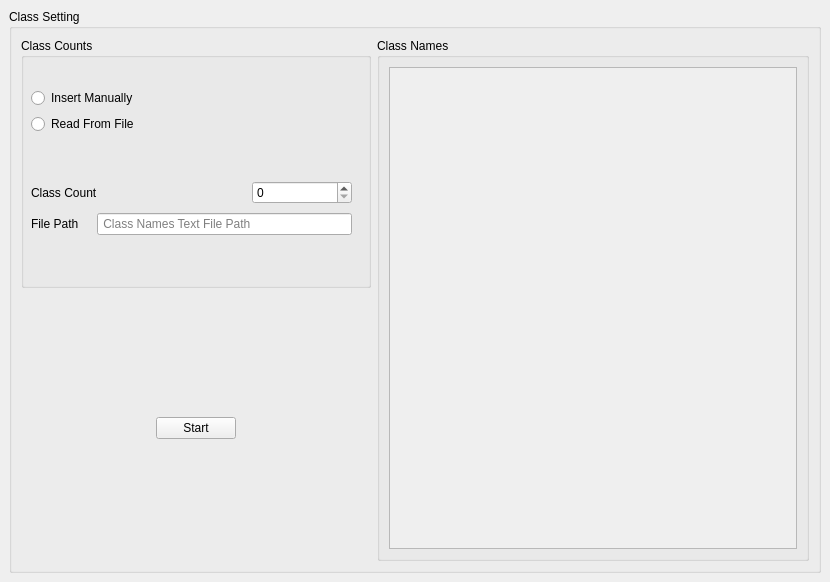
<?xml version="1.0" encoding="UTF-8"?>
<ui version="4.0">
 <class>ROI_SELECTION</class>
 <widget class="QStackedWidget" name="ROI_SELECTION">
  <property name="geometry">
   <rect>
    <x>0</x>
    <y>0</y>
    <width>830</width>
    <height>582</height>
   </rect>
  </property>
  <property name="windowTitle">
   <string>StackedWidget</string>
  </property>
  <property name="currentIndex">
   <number>0</number>
  </property>
  <widget class="QWidget" name="page">
   <layout class="QGridLayout" name="gridLayout">
    <item row="0" column="0">
     <widget class="QGroupBox" name="groupBox">
      <property name="title">
       <string>Class Setting</string>
      </property>
      <layout class="QGridLayout" name="gridLayout_5">
       <item row="0" column="0">
        <widget class="QGroupBox" name="groupBox_3">
         <property name="minimumSize">
          <size>
           <width>350</width>
           <height>250</height>
          </size>
         </property>
         <property name="title">
          <string>Class Counts</string>
         </property>
         <widget class="QWidget" name="layoutWidget">
          <property name="geometry">
           <rect>
            <x>10</x>
            <y>50</y>
            <width>129</width>
            <height>48</height>
           </rect>
          </property>
          <layout class="QGridLayout" name="gridLayout_4">
           <property name="rightMargin">
            <number>4</number>
           </property>
           <item row="0" column="0">
            <widget class="QRadioButton" name="rdB_class_manually">
             <property name="text">
              <string>Insert Manually</string>
             </property>
            </widget>
           </item>
           <item row="1" column="0">
            <widget class="QRadioButton" name="rdB_class_from_file">
             <property name="text">
              <string>Read From File</string>
             </property>
            </widget>
           </item>
          </layout>
         </widget>
         <widget class="QWidget" name="layoutWidget">
          <property name="geometry">
           <rect>
            <x>10</x>
            <y>140</y>
            <width>321</width>
            <height>61</height>
           </rect>
          </property>
          <layout class="QGridLayout" name="gridLayout_3">
           <item row="0" column="0" colspan="2">
            <widget class="QLabel" name="lbl_class_count">
             <property name="maximumSize">
              <size>
               <width>200</width>
               <height>40</height>
              </size>
             </property>
             <property name="text">
              <string>Class Count</string>
             </property>
            </widget>
           </item>
           <item row="0" column="2">
            <widget class="QSpinBox" name="spinB_class_count">
             <property name="maximumSize">
              <size>
               <width>100</width>
               <height>16777215</height>
              </size>
             </property>
            </widget>
           </item>
           <item row="1" column="0">
            <widget class="QLabel" name="lbl_class_text_file_path">
             <property name="maximumSize">
              <size>
               <width>60</width>
               <height>50</height>
              </size>
             </property>
             <property name="text">
              <string>File Path</string>
             </property>
            </widget>
           </item>
           <item row="1" column="1" colspan="2">
            <widget class="QLineEdit" name="lnE_class_text_file_path">
             <property name="inputMask">
              <string/>
             </property>
             <property name="dragEnabled">
              <bool>true</bool>
             </property>
             <property name="placeholderText">
              <string> Class Names Text File Path</string>
             </property>
             <property name="clearButtonEnabled">
              <bool>true</bool>
             </property>
            </widget>
           </item>
          </layout>
         </widget>
        </widget>
       </item>
       <item row="0" column="1" rowspan="4">
        <widget class="QGroupBox" name="grpB_class_names">
         <property name="title">
          <string>Class Names</string>
         </property>
         <layout class="QGridLayout" name="gridLayout_2">
          <item row="0" column="0">
           <widget class="QScrollArea" name="scrollArea_class_labels">
            <property name="widgetResizable">
             <bool>true</bool>
            </property>
            <widget class="QWidget" name="scrollAreaWidgetContents">
             <property name="geometry">
              <rect>
               <x>0</x>
               <y>0</y>
               <width>406</width>
               <height>480</height>
              </rect>
             </property>
            </widget>
           </widget>
          </item>
         </layout>
        </widget>
       </item>
       <item row="3" column="0">
        <spacer name="verticalSpacer">
         <property name="orientation">
          <enum>Qt::Vertical</enum>
         </property>
         <property name="sizeHint" stdset="0">
          <size>
           <width>20</width>
           <height>113</height>
          </size>
         </property>
        </spacer>
       </item>
       <item row="2" column="0" alignment="Qt::AlignHCenter">
        <widget class="QPushButton" name="btn_start">
         <property name="maximumSize">
          <size>
           <width>100</width>
           <height>16777215</height>
          </size>
         </property>
         <property name="text">
          <string>Start</string>
         </property>
        </widget>
       </item>
       <item row="1" column="0">
        <spacer name="verticalSpacer_2">
         <property name="orientation">
          <enum>Qt::Vertical</enum>
         </property>
         <property name="sizeHint" stdset="0">
          <size>
           <width>30</width>
           <height>100</height>
          </size>
         </property>
        </spacer>
       </item>
      </layout>
     </widget>
    </item>
   </layout>
  </widget>
  <widget class="QWidget" name="page">
   <layout class="QGridLayout" name="gridLayout_7">
    <item row="0" column="0">
     <widget class="QGroupBox" name="groupBox_roi">
      <property name="title">
       <string>GroupBox</string>
      </property>
      <layout class="QGridLayout" name="gridLayout_6">
       <item row="0" column="0">
        <layout class="QHBoxLayout" name="horizontalLayout">
         <item>
          <widget class="QLineEdit" name="qle_img_name">
           <property name="maximumSize">
            <size>
             <width>250</width>
             <height>16777215</height>
            </size>
           </property>
          </widget>
         </item>
        </layout>
       </item>
       <item row="0" column="2">
        <widget class="QProgressBar" name="progressBar">
         <property name="value">
          <number>24</number>
         </property>
        </widget>
       </item>
       <item row="1" column="0" colspan="3">
        <widget class="QGraphicsView" name="graphicsView">
         <property name="sizeAdjustPolicy">
          <enum>QAbstractScrollArea::AdjustIgnored</enum>
         </property>
        </widget>
       </item>
       <item row="2" column="0" colspan="3">
        <widget class="Line" name="line_1">
         <property name="maximumSize">
          <size>
           <width>16777215</width>
           <height>5</height>
          </size>
         </property>
         <property name="orientation">
          <enum>Qt::Horizontal</enum>
         </property>
        </widget>
       </item>
       <item row="3" column="1">
        <spacer name="verticalSpacer_3">
         <property name="orientation">
          <enum>Qt::Vertical</enum>
         </property>
         <property name="sizeType">
          <enum>QSizePolicy::Minimum</enum>
         </property>
         <property name="sizeHint" stdset="0">
          <size>
           <width>20</width>
           <height>1</height>
          </size>
         </property>
        </spacer>
       </item>
       <item row="4" column="0" colspan="3">
        <layout class="QHBoxLayout" name="horizontalLayout_2">
         <item>
          <spacer name="horizontalSpacer_3">
           <property name="orientation">
            <enum>Qt::Horizontal</enum>
           </property>
           <property name="sizeHint" stdset="0">
            <size>
             <width>50</width>
             <height>20</height>
            </size>
           </property>
          </spacer>
         </item>
         <item>
          <widget class="QPushButton" name="btn_prev">
           <property name="text">
            <string>Previous</string>
           </property>
          </widget>
         </item>
         <item>
          <spacer name="horizontalSpacer">
           <property name="orientation">
            <enum>Qt::Horizontal</enum>
           </property>
           <property name="sizeType">
            <enum>QSizePolicy::Maximum</enum>
           </property>
           <property name="sizeHint" stdset="0">
            <size>
             <width>30</width>
             <height>20</height>
            </size>
           </property>
          </spacer>
         </item>
         <item>
          <widget class="QPushButton" name="btn_submit_next">
           <property name="text">
            <string>Submit</string>
           </property>
          </widget>
         </item>
         <item>
          <spacer name="horizontalSpacer_2">
           <property name="orientation">
            <enum>Qt::Horizontal</enum>
           </property>
           <property name="sizeType">
            <enum>QSizePolicy::Maximum</enum>
           </property>
           <property name="sizeHint" stdset="0">
            <size>
             <width>30</width>
             <height>20</height>
            </size>
           </property>
          </spacer>
         </item>
         <item>
          <widget class="QPushButton" name="btn_next">
           <property name="text">
            <string>Next</string>
           </property>
          </widget>
         </item>
         <item>
          <spacer name="horizontalSpacer_4">
           <property name="orientation">
            <enum>Qt::Horizontal</enum>
           </property>
           <property name="sizeHint" stdset="0">
            <size>
             <width>50</width>
             <height>20</height>
            </size>
           </property>
          </spacer>
         </item>
        </layout>
       </item>
      </layout>
     </widget>
    </item>
   </layout>
  </widget>
  <action name="action_show_statistics">
   <property name="checkable">
    <bool>true</bool>
   </property>
   <property name="text">
    <string>Show Statistics</string>
   </property>
  </action>
  <action name="action_Hide_Labels">
   <property name="checkable">
    <bool>true</bool>
   </property>
   <property name="text">
    <string>Hide Labels</string>
   </property>
  </action>
  <action name="action_Drew_in_Polygon_Mode">
   <property name="checkable">
    <bool>true</bool>
   </property>
   <property name="text">
    <string>Drew in Polygon Mode</string>
   </property>
  </action>
  <action name="action_Undo">
   <property name="text">
    <string>Undo</string>
   </property>
   <property name="shortcut">
    <string>Ctrl+Z</string>
   </property>
  </action>
  <action name="action_Redo">
   <property name="text">
    <string>Redo</string>
   </property>
   <property name="shortcut">
    <string>Ctrl+Shift+Z</string>
   </property>
  </action>
  <action name="action_Hide_Mouse_Position">
   <property name="checkable">
    <bool>true</bool>
   </property>
   <property name="text">
    <string>Hide Mouse Position</string>
   </property>
  </action>
  <action name="action_Submit_All_Exit">
   <property name="text">
    <string>Submit All &amp; Exit</string>
   </property>
  </action>
  <action name="action_Help">
   <property name="text">
    <string>Help</string>
   </property>
  </action>
 </widget>
 <tabstops>
  <tabstop>btn_prev</tabstop>
  <tabstop>spinB_class_count</tabstop>
  <tabstop>btn_submit_next</tabstop>
  <tabstop>lnE_class_text_file_path</tabstop>
  <tabstop>scrollArea_class_labels</tabstop>
  <tabstop>btn_start</tabstop>
  <tabstop>graphicsView</tabstop>
  <tabstop>qle_img_name</tabstop>
  <tabstop>rdB_class_manually</tabstop>
  <tabstop>rdB_class_from_file</tabstop>
  <tabstop>btn_next</tabstop>
 </tabstops>
 <resources/>
 <connections/>
</ui>
